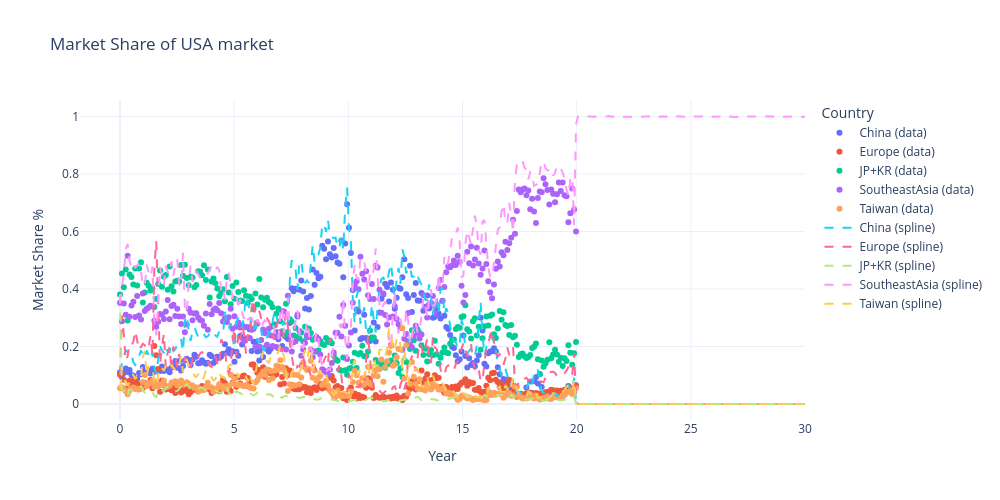

The notebook cell saved with this chart:
### Code cell
countries = ["China", "Europe", "JP+KR", "SoutheastAsia", "Taiwan"]
results = [X, Y, Z, W, H]

# Create the interactive Plotly figure
fig = go.Figure()

# Add raw data (scatter)
for country in countries:
    fig.add_trace(go.Scatter(
        x=t_eval,
        y=market_shares[country],
        mode='markers',
        name=f'{country} (data)',
        marker=dict(symbol='circle')
    ))

# Add spline fits (smooth lines)
for i, country in enumerate(countries):
    fig.add_trace(go.Scatter(
        x=t_eval,
        y=results[i],
        mode='lines',
        name=f'{country} (spline)',
        line=dict(dash='dash')  # You can customize line style here
    ))

# Layout
fig.update_layout(
    title='Market Share of USA market',
    xaxis_title='Year',
    yaxis_title='Market Share %',
    width=1000,
    height=500,
    legend_title='Country',
    hovermode='x unified',
    template='plotly_white'
)

fig.show()

### Figure 1 — Plotly figure (JSON) as saved in the notebook; plotly's stock layout.template omitted (floating-point values rounded to 4 significant figures; data arrays with more than 128 entries replaced by an {"elided": "..."} marker saying what was removed)
{"data": [{"marker": {"symbol": "circle"}, "mode": "markers", "name": "China (data)", "type": "scatter", "x": {"elided": "360 float values"}, "y": {"elided": "240 float values"}}, {"marker": {"symbol": "circle"}, "mode": "markers", "name": "Europe (data)", "type": "scatter", "x": {"elided": "360 float values"}, "y": {"elided": "240 float values"}}, {"marker": {"symbol": "circle"}, "mode": "markers", "name": "JP+KR (data)", "type": "scatter", "x": {"elided": "360 float values"}, "y": {"elided": "240 float values"}}, {"marker": {"symbol": "circle"}, "mode": "markers", "name": "SoutheastAsia (data)", "type": "scatter", "x": {"elided": "360 float values"}, "y": {"elided": "240 float values"}}, {"marker": {"symbol": "circle"}, "mode": "markers", "name": "Taiwan (data)", "type": "scatter", "x": {"elided": "360 float values"}, "y": {"elided": "240 float values"}}, {"line": {"dash": "dash"}, "mode": "lines", "name": "China (spline)", "type": "scatter", "x": {"elided": "360 float values"}, "y": {"elided": "360 float values"}}, {"line": {"dash": "dash"}, "mode": "lines", "name": "Europe (spline)", "type": "scatter", "x": {"elided": "360 float values"}, "y": {"elided": "360 float values"}}, {"line": {"dash": "dash"}, "mode": "lines", "name": "JP+KR (spline)", "type": "scatter", "x": {"elided": "360 float values"}, "y": {"elided": "360 float values"}}, {"line": {"dash": "dash"}, "mode": "lines", "name": "SoutheastAsia (spline)", "type": "scatter", "x": {"elided": "360 float values"}, "y": {"elided": "360 float values"}}, {"line": {"dash": "dash"}, "mode": "lines", "name": "Taiwan (spline)", "type": "scatter", "x": {"elided": "360 float values"}, "y": {"elided": "360 float values"}}], "layout": {"height": 500, "hovermode": "x unified", "legend": {"title": {"text": "Country"}}, "title": {"text": "Market Share of USA market"}, "width": 1000, "xaxis": {"title": {"text": "Year"}}, "yaxis": {"title": {"text": "Market Share %"}}}}
